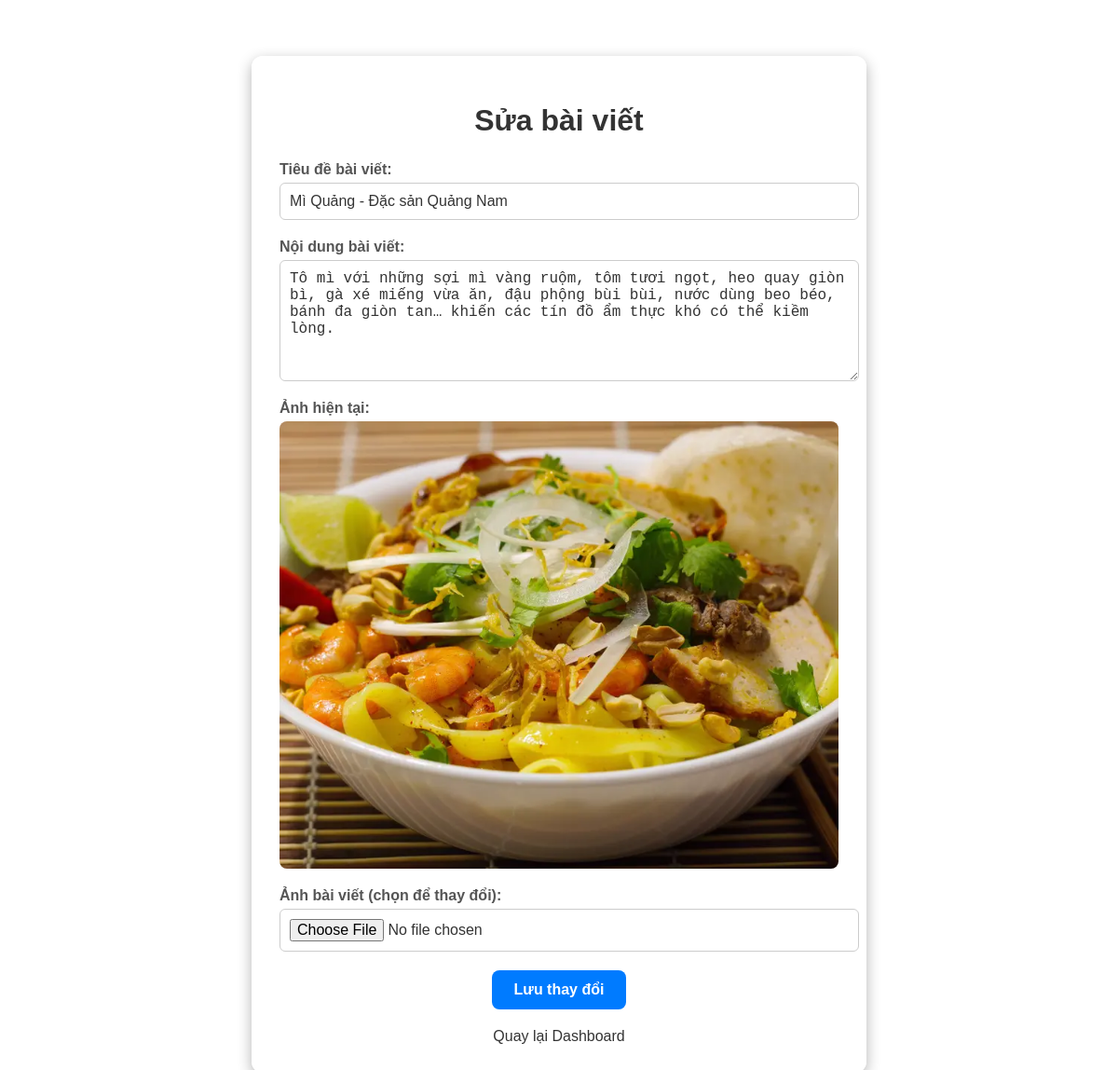
The app's page /edit_post/24 (signed in) with its own data.
### tables this page shows
CREATE TABLE posts (
            post_id INTEGER PRIMARY KEY AUTOINCREMENT,
            username TEXT,
            title TEXT,
            content TEXT,
            image_url TEXT,
            created_at DATETIME DEFAULT CURRENT_TIMESTAMP,
            FOREIGN KEY(username) REFERENCES users(username)
        );

### app.py (the view, shortened to what this page needs)
@app.route('/edit_post/<int:post_id>', methods=['GET', 'POST'])
def edit_post(post_id):
    if 'username' not in session:
        flash("Vui lòng đăng nhập!", "warning")
        return redirect(url_for('login'))
    os.makedirs('static/uploads', exist_ok=True)
    with sqlite3.connect(DATABASE) as conn:
        c = conn.cursor()
        c.execute("SELECT post_id, username, title, content, image_url FROM posts WHERE post_id=?", (post_id,))
        post = c.fetchone()
        if not post:
            flash("Bài viết không tồn tại!", "danger")
            return redirect(url_for('dashboard'))
        if session['username'] != post[1]:
            flash("Hành động trái phép!", "danger")
            return redirect(url_for('dashboard'))
    return render_template('edit_post.html', post=post)

### templates/edit_post.html (shortened to what this page needs)
<!DOCTYPE html>
<html lang="vi">
<head>
</head>
<body>
  <div class="container">
    <h1>Sửa bài viết</h1>
    <form action="{{ url_for('edit_post', post_id=post[0]) }}" method="POST" enctype="multipart/form-data">
      <label for="title">Tiêu đề bài viết:</label>
      <input type="text" id="title" name="title" value="{{ post[2] }}" required>
      <label for="content">Nội dung bài viết:</label>
      <textarea id="content" name="content" rows="6" required>{{ post[3] }}</textarea>
      {% if post[4] %}
        <label>Ảnh hiện tại:</label>
        <img src="{{ post[4] }}" alt="Ảnh bài viết" class="current-image">
      {% endif %}
      <label for="image">Ảnh bài viết (chọn để thay đổi):</label>
      <input type="file" id="image" name="image" accept="image/*">
      <button type="submit">Lưu thay đổi</button>
    </form>
    <a href="{{ url_for('dashboard') }}">Quay lại Dashboard</a>
  </div>
</body>
</html>

### templates/edit_post.html (style rules this page uses)
body { background-image: url('https://st.ielts-fighter.com/src/ielts-fighter-image/2023/07/21/0862c163-ced6-4ee9-8ce2-beb57f2065a0.jpg'); background-size: cover; background-position: center; background-attachment: fixed; background-repeat: no-repeat; font-family: Arial, sans-serif; margin: 0; padding: 20px; }
.container { width: 90%; max-width: 600px; margin: 40px auto; background: rgba(255, 255, 255, 0.9); padding: 30px; border-radius: 12px; box-shadow: 0 5px 15px rgba(0, 0, 0, 0.3); animation: fadeIn 0.5s ease-in forwards; }
h1 { text-align: center; margin-bottom: 25px; color: #333; }
form { display: flex; flex-direction: column; align-items: flex-start; }
label { font-weight: bold; margin-bottom: 5px; color: #555; text-align: left; }
input[type="text"], textarea, input[type="file"] { width: 100%; padding: 10px; margin-bottom: 20px; border: 1px solid #ccc; border-radius: 6px; font-size: 16px; color: #333; }
button { align-self: center; padding: 12px 24px; background-color: #007BFF; color: #fff; border: none; border-radius: 8px; font-size: 16px; font-weight: bold; cursor: pointer; transition: background-color 0.3s ease, transform 0.3s ease; }
a { display: block; text-align: center; margin-top: 20px; text-decoration: none; color: #333; font-size: 16px; }
.current-image { max-width: 100%; height: auto; margin-bottom: 20px; border-radius: 8px; }

### records on screen
posts: title "Mì Quảng - Đặc sản Quảng Nam", content "Tô mì với những sợi mì vàng ruộm, tôm tươi ngọt, heo quay giòn bì, gà xé miếng vừa ăn, đậu phộng bùi bùi, nước dùng beo béo, bánh đa giòn tan… khiến các tín đồ ẩm thực khó có thể kiềm lòng.", image_url (picture)
